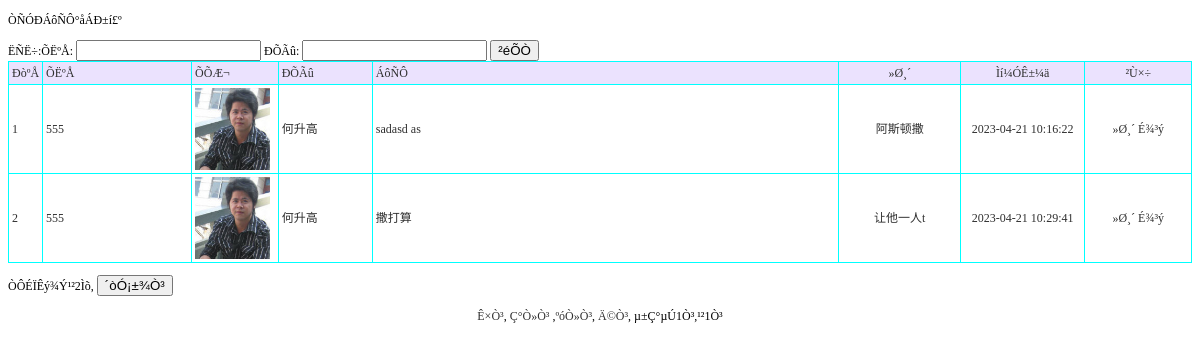
The app's page /liuyanban_list.php with its own data.
### tables this page shows
CREATE TABLE `liuyanban` (
  `id` int(11) NOT NULL AUTO_INCREMENT,
  `zhanghao` varchar(50) DEFAULT NULL,
  `zhaopian` varchar(50) DEFAULT NULL,
  `xingming` varchar(50) DEFAULT NULL,
  `liuyan` varchar(50) DEFAULT NULL,
  `addtime` timestamp NOT NULL DEFAULT CURRENT_TIMESTAMP,
  `huifu` varchar(50) DEFAULT NULL,
  PRIMARY KEY (`id`)
);

### liuyanban_list.php (the view, shortened to what this page needs)
<!DOCTYPE html PUBLIC "-//W3C//DTD XHTML 1.0 Transitional//EN" "http://www.w3.org/TR/xhtml1/DTD/xhtml1-transitional.dtd">
<html xmlns="http://www.w3.org/1999/xhtml">
<head>
<title>ÁôÑÔ°å</title><link rel="stylesheet" href="css.css" type="text/css">
</head>
<body>
<p>ÒÑÓÐÁôÑÔ°åÁÐ±í£º</p>
<form id="form1" name="form1" method="post" action="">
  ËÑË÷:ÕËºÅ:
  <input name="bh" type="text" id="bh" />
  ÐÕÃû:
  <input name="mc" type="text" id="mc" />
  <input type="submit" name="Submit" value="²éÕÒ" />
</form>
<table width="100%" border="1" align="center" cellpadding="3" cellspacing="1" bordercolor="#00FFFF" style="border-collapse:collapse">
  <tr>
    <td width="25" bgcolor="#EBE2FE">ÐòºÅ</td>
    <td width="152" bgcolor='#EBE2FE'>ÕËºÅ</td>
    <td width="80" bgcolor='#EBE2FE'>ÕÕÆ¬</td>
    <td width="92" bgcolor='#EBE2FE'>ÐÕÃû</td>
    <td width="497" bgcolor='#EBE2FE'>ÁôÑÔ</td>
    <td width="123" align="center" bgcolor="#EBE2FE">»Ø¸´</td>
    <td width="123" align="center" bgcolor="#EBE2FE">Ìí¼ÓÊ±¼ä</td>
    <td width="106" align="center" bgcolor="#EBE2FE">²Ù×÷</td>
  </tr>
  <?php
    $sql="select * from liuyanban where 1=1";
  $sql=$sql." order by id desc";
$query=mysql_query($sql);
  $rowscount=mysql_num_rows($query);
  if($rowscount==0)
  {}
  else
  {
  $pagelarge=10;
  $pagecurrent=$_GET["pagecurrent"];
  if($rowscount%$pagelarge==0)
  {
		$pagecount=$rowscount/$pagelarge;
  }
  else
  {
   		$pagecount=intval($rowscount/$pagelarge)+1;
  }
  if($pagecurrent=="" || $pagecurrent<=0)
{
	$pagecurrent=1;
}
		$ddddd=$pagecurrent*$pagelarge;
	if($pagecurrent==$pagecount)
	{
		if($rowscount%$pagelarge==0)
		{
		$ddddd=$pagecurrent*$pagelarge;
		}
		else
		{
		$ddddd=$pagecurrent*$pagelarge-$pagelarge+$rowscount%$pagelarge;
		}
	}
	for($i=$pagecurrent*$pagelarge-$pagelarge;$i<$ddddd;$i++)
{
  ?>
  <tr>
    <td width="25"><?php
	echo $i+1;
?></td>
    <td><?php echo mysql_result($query,$i,zhanghao);?></td><td><img src="<?php echo mysql_result($query,$i,zhaopian);?>" width="75" height="82" /></td>
    <td><?php echo mysql_result($query,$i,xingming);?></td><td><?php echo mysql_result($query,$i,liuyan);?></td>
    <td width="123" align="center"><?php
echo mysql_result($query,$i,"huifu");
?></td>
    <td width="123" align="center"><?php
echo mysql_result($query,$i,"addtime");
?></td>
    <td width="106" align="center"><a href="liuyanban_huifu.php?id=<?php echo mysql_result($query,$i,id);?>">»Ø¸´</a> <a href="del.php?id=<?php
		echo mysql_result($query,$i,"id");
	?>&tablename=liuyanban" onclick="return confirm('ÕæµÄÒªÉ¾³ý£¿')">É¾³ý</a> </td>
  </tr>
  	<?php
	}
}
?>
</table>
<p>ÒÔÉÏÊý¾Ý¹²<?php
		echo $rowscount;
	?>Ìõ,
  <input type="button" name="Submit2" onclick="javascript:window.print();" value="´òÓ¡±¾Ò³" />
</p>
<p align="center"><a href="liuyanban_list.php?pagecurrent=1">Ê×Ò³</a>, <a href="liuyanban_list.php?pagecurrent=<?php echo $pagecurrent-1;?>">Ç°Ò»Ò³</a> ,<a href="liuyanban_list.php?pagecurrent=<?php echo $pagecurrent+1;?>">ºóÒ»Ò³</a>, <a href="liuyanban_list.php?pagecurrent=<?php echo $pagecount;?>">Ä©Ò³</a>, µ±Ç°µÚ<?php echo $pagecurrent;?>Ò³,¹²<?php echo $pagecount;?>Ò³ </p>
<p>&nbsp; </p>
</body>
</html>

### css.css (style rules this page uses)
A:link { color: #2f2f2f; text-decoration: none; }
td { font-family:"宋体"; font-size: 12px; color: #2f2f2f; line-height: 16px; }

### records on screen
liuyanban: zhanghao "555", zhaopian (picture), xingming "何升高", liuyan "sadasd as", huifu "阿斯顿撒", addtime "2023-04-21 10:16:22"
liuyanban: zhanghao "555", zhaopian (picture), xingming "何升高", liuyan "撒打算", huifu "让他一人t", addtime "2023-04-21 10:29:41"

### other values on screen
$rowscount "2"
$pagecurrent "1"
$pagecount "1"
